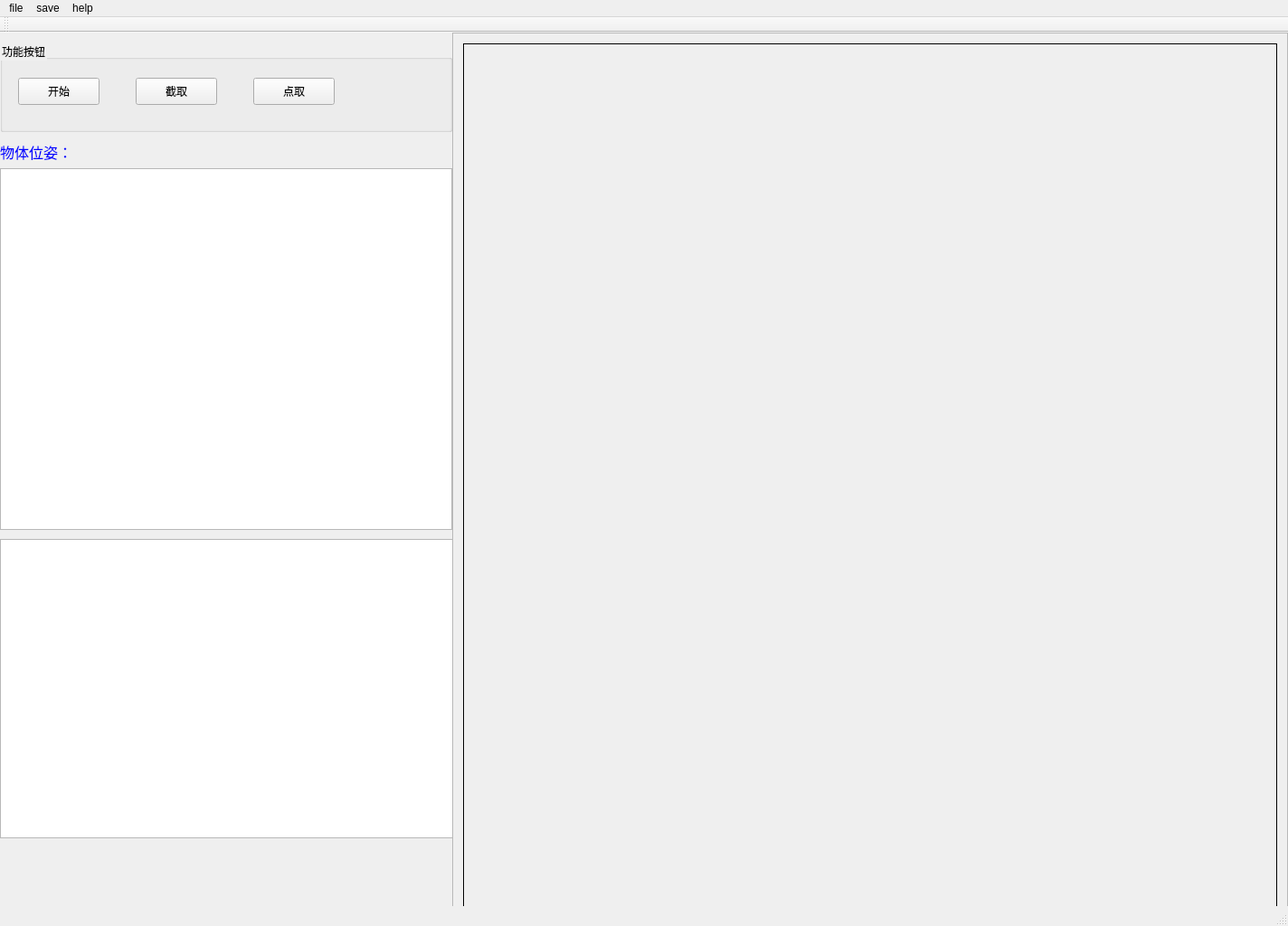
<?xml version="1.0" encoding="UTF-8"?>
<ui version="4.0">
 <class>MyClass</class>
 <widget class="QMainWindow" name="MyClass">
  <property name="geometry">
   <rect>
    <x>0</x>
    <y>0</y>
    <width>1424</width>
    <height>1024</height>
   </rect>
  </property>
  <property name="windowTitle">
   <string>MyClass</string>
  </property>
  <widget class="QWidget" name="centralWidget">
   <widget class="QScrollArea" name="scrollArea">
    <property name="geometry">
     <rect>
      <x>500</x>
      <y>0</y>
      <width>924</width>
      <height>1024</height>
     </rect>
    </property>
    <property name="widgetResizable">
     <bool>true</bool>
    </property>
    <widget class="QWidget" name="scrollAreaWidgetContents">
     <property name="geometry">
      <rect>
       <x>0</x>
       <y>0</y>
       <width>922</width>
       <height>1022</height>
      </rect>
     </property>
     <layout class="QGridLayout" name="gridLayout">
      <item row="0" column="0">
       <widget class="QLabel" name="imagelabel">
        <property name="sizePolicy">
         <sizepolicy hsizetype="Expanding" vsizetype="Expanding">
          <horstretch>0</horstretch>
          <verstretch>0</verstretch>
         </sizepolicy>
        </property>
        <property name="styleSheet">
         <string notr="true">QLabel{
     border-width: 1px;
     border-style: solid;
     border-color: rgb(0, 0, 0);
}</string>
        </property>
        <property name="text">
         <string/>
        </property>
       </widget>
      </item>
     </layout>
    </widget>
   </widget>
   <widget class="QLabel" name="result">
    <property name="geometry">
     <rect>
      <x>0</x>
      <y>110</y>
      <width>86</width>
      <height>44</height>
     </rect>
    </property>
    <property name="font">
     <font>
      <family>Agency FB</family>
      <pointsize>12</pointsize>
      <weight>50</weight>
      <italic>false</italic>
      <bold>false</bold>
     </font>
    </property>
    <property name="styleSheet">
     <string notr="true">
color: rgb(0, 0, 255);
font: 75 italic 11pt &quot;Agency FB&quot;;
font: 12pt &quot;Agency FB&quot;;</string>
    </property>
    <property name="text">
     <string>物体位姿：</string>
    </property>
    <property name="textFormat">
     <enum>Qt::AutoText</enum>
    </property>
   </widget>
   <widget class="QTableView" name="tableView">
    <property name="geometry">
     <rect>
      <x>0</x>
      <y>150</y>
      <width>500</width>
      <height>400</height>
     </rect>
    </property>
    <attribute name="horizontalHeaderDefaultSectionSize">
     <number>100</number>
    </attribute>
   </widget>
   <widget class="QGroupBox" name="groupBoxbutton">
    <property name="geometry">
     <rect>
      <x>0</x>
      <y>10</y>
      <width>500</width>
      <height>100</height>
     </rect>
    </property>
    <property name="styleSheet">
     <string notr="true">selection-background-color: rgb(0, 0, 0);</string>
    </property>
    <property name="title">
     <string>功能按钮</string>
    </property>
    <widget class="QPushButton" name="beginButton">
     <property name="geometry">
      <rect>
       <x>20</x>
       <y>40</y>
       <width>90</width>
       <height>30</height>
      </rect>
     </property>
     <property name="text">
      <string>开始</string>
     </property>
    </widget>
    <widget class="QPushButton" name="shotButton">
     <property name="geometry">
      <rect>
       <x>150</x>
       <y>40</y>
       <width>90</width>
       <height>30</height>
      </rect>
     </property>
     <property name="text">
      <string>截取</string>
     </property>
    </widget>
    <widget class="QPushButton" name="pointButton">
     <property name="geometry">
      <rect>
       <x>280</x>
       <y>40</y>
       <width>90</width>
       <height>30</height>
      </rect>
     </property>
     <property name="text">
      <string>点取</string>
     </property>
    </widget>
   </widget>
   <widget class="QTextEdit" name="resulttextEdit">
    <property name="geometry">
     <rect>
      <x>0</x>
      <y>560</y>
      <width>501</width>
      <height>331</height>
     </rect>
    </property>
   </widget>
   <zorder>groupBoxbutton</zorder>
   <zorder>scrollArea</zorder>
   <zorder>result</zorder>
   <zorder>tableView</zorder>
   <zorder>resulttextEdit</zorder>
  </widget>
  <widget class="QMenuBar" name="menuBar">
   <property name="geometry">
    <rect>
     <x>0</x>
     <y>0</y>
     <width>1424</width>
     <height>23</height>
    </rect>
   </property>
   <widget class="QMenu" name="menuFile">
    <property name="title">
     <string>file</string>
    </property>
    <addaction name="actionOpen"/>
    <addaction name="actionClose"/>
   </widget>
   <widget class="QMenu" name="menuHelp">
    <property name="title">
     <string>help</string>
    </property>
    <addaction name="actionOperate_document"/>
   </widget>
   <widget class="QMenu" name="menuSave">
    <property name="title">
     <string>save</string>
    </property>
    <addaction name="actionPicture"/>
    <addaction name="actiontext"/>
   </widget>
   <addaction name="menuFile"/>
   <addaction name="menuSave"/>
   <addaction name="menuHelp"/>
  </widget>
  <widget class="QToolBar" name="mainToolBar">
   <attribute name="toolBarArea">
    <enum>TopToolBarArea</enum>
   </attribute>
   <attribute name="toolBarBreak">
    <bool>false</bool>
   </attribute>
  </widget>
  <widget class="QStatusBar" name="statusBar"/>
  <action name="actionOpen">
   <property name="text">
    <string>open</string>
   </property>
  </action>
  <action name="actionClose">
   <property name="text">
    <string>close</string>
   </property>
  </action>
  <action name="actionSave">
   <property name="text">
    <string>save</string>
   </property>
  </action>
  <action name="actionOperate_document">
   <property name="text">
    <string>operate document</string>
   </property>
  </action>
  <action name="actionPicture">
   <property name="text">
    <string>图片</string>
   </property>
  </action>
  <action name="actiontext">
   <property name="text">
    <string>结果</string>
   </property>
  </action>
 </widget>
 <layoutdefault spacing="6" margin="11"/>
 <resources>
  <include location="myclass.qrc"/>
 </resources>
 <connections/>
</ui>
